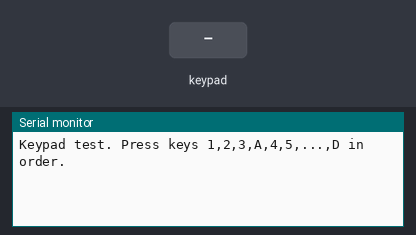
Simulated run of this sketch. Board: Arduino Uno, built with avr-gcc and run on an emulated ATmega328P. Shown: the last lines printed to the serial monitor. The test bench sets the inputs (shaded band).

Above: at 1.2 s.
1.3 s: key '1' pressed
At 2.0 s:
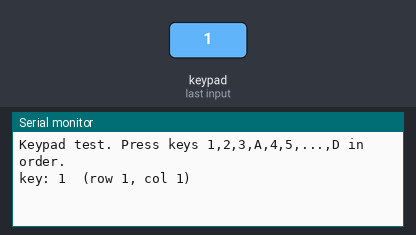
2.8 s: keypad keys 5 6 7 8 # pressed 0.4 s apart
At 5.3 s:
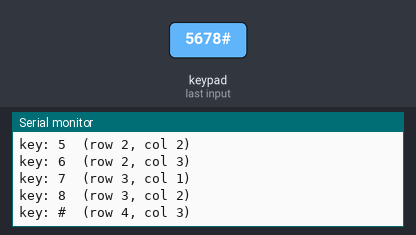
6.3 s: key 'A' pressed
At 6.8 s:
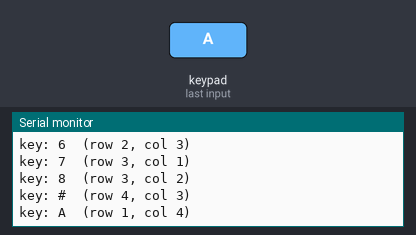
7.8 s: keypad keys 5 6 7 8 * pressed 0.4 s apart
At 10.6 s:
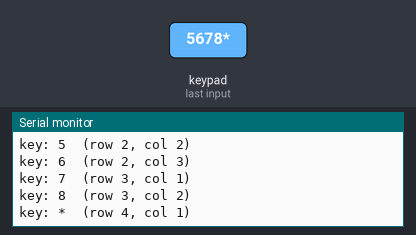
11.3 s: key 'B' pressed
At 11.8 s:
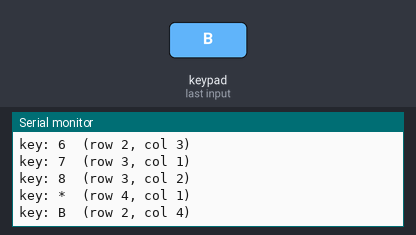
12.8 s: keypad keys 5 6 7 8 D pressed 0.4 s apart
At 15.4 s:
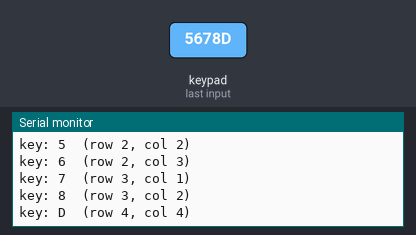
Timing chart, 0 to 16.9 s (numbered marks = the images above; inputs shaded):
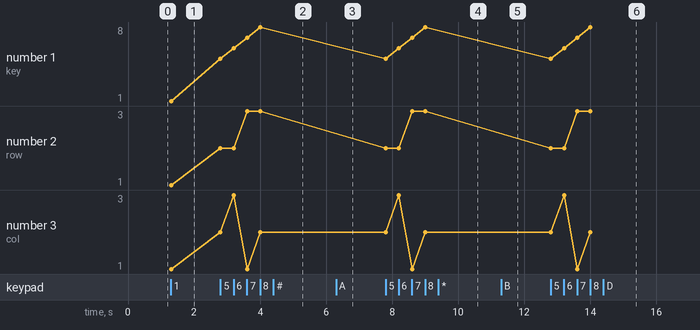

Measured:
- after the input at 1.3 s, the serial monitor: prints a new line at once (image 1)
- after the input at 2.8 s, the serial monitor: prints a new line at once (image 2)
- after the input at 6.3 s, the serial monitor: prints a new line at once (image 3)
- after the input at 7.8 s, the serial monitor: prints a new line at once (image 4)
- after the input at 11.3 s, the serial monitor: prints a new line at once (image 5)
- after the input at 12.8 s, the serial monitor: prints a new line at once (image 6)
- plotted number 1: 1 → 8 after the input at 2.8 s

The sketch:

A2_keypad_test.ino
```cpp
/*
 * [보드 A 테스트 2] 키패드 단독 테스트 (시리얼 모니터 9600)
 * 연결 : 키패드 핀 위(1번)부터 C4 C3 C2 C1 R1 R2 R3 R4 를 D8 D7 D6 D5 D4 D3 D2 A0 에 차례대로
 *        (R1~R4 = D4, D3, D2, A0 / C1~C4 = D5, D6, D7, D8, board_A_input 과 같은 핀)
 *
 * 키를 누르면 시리얼 모니터에 "key: 5 (row 2, col 2)" 처럼 출력됨.
 * 16개 키를 순서대로 눌러서 표와 맞는지 확인해.
 *
 * 문제 해결
 *  - 아무것도 안 나옴 → 시리얼 모니터 속도 9600, 보드/포트 선택 확인
 *                       → 키패드 선 8개가 다 꽂혔는지, 한 칸씩 밀려 꽂히진 않았는지 확인
 *  - 한 줄(행)이나 한 칸(열)만 통째로 안 됨 → 그 행/열 선 확인
 *  - 다른 글자가 나옴 → 고치기 전에 반드시 [1] 과 [2] 를 눌러서 뭐가 나오는지 적어둘 것
 *      1→1, 2→4  : 커넥터를 위아래 거꾸로 꽂음 (행과 열이 바뀜)
 *                  → 커넥터를 돌려 꽂거나  rowPins = {5, 6, 7, 8};  colPins = {4, 3, 2, A0};
 *      그 밖의 결과 → 1, 2, 3, 4, 5 를 눌러 나온 글자를 적어두고 핀 순서를 다시 확인
 *  (키패드는 전원이 없는 단순 스위치라 거꾸로 꽂아도 고장 나지 않음)
 *  여기서 맞춘 순서를 board_A_input.ino 에도 똑같이 적기.
 */
#include <Keypad.h>

const byte ROWS = 4, COLS = 4;
char keys[ROWS][COLS] = {
  {'1', '2', '3', 'A'},
  {'4', '5', '6', 'B'},
  {'7', '8', '9', 'C'},
  {'*', '0', '#', 'D'},
};
byte rowPins[ROWS] = {4, 3, 2, A0};   // R1, R2, R3, R4
byte colPins[COLS] = {5, 6, 7, 8};    // C1, C2, C3, C4

Keypad keypad = Keypad(makeKeymap(keys), rowPins, colPins, ROWS, COLS);

void setup() {
  Serial.begin(9600);
  Serial.println(F("Keypad test. Press keys 1,2,3,A,4,5,...,D in order."));
}

void loop() {
  char k = keypad.getKey();
  if (!k) return;
  // 눌린 키가 표의 몇 행 몇 열인지 찾아서 같이 출력 (배선 확인용)
  for (byte r = 0; r < ROWS; r++)
    for (byte c = 0; c < COLS; c++)
      if (keys[r][c] == k) {
        Serial.print(F("key: "));
        Serial.print(k);
        Serial.print(F("  (row "));
        Serial.print(r + 1);
        Serial.print(F(", col "));
        Serial.print(c + 1);
        Serial.println(F(")"));
      }
}
```
